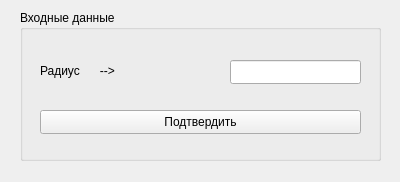
<?xml version="1.0" encoding="UTF-8"?>
<ui version="4.0">
 <class>ballForm</class>
 <widget class="QWidget" name="ballForm">
  <property name="geometry">
   <rect>
    <x>0</x>
    <y>0</y>
    <width>400</width>
    <height>182</height>
   </rect>
  </property>
  <property name="windowTitle">
   <string>Form</string>
  </property>
  <widget class="QGroupBox" name="groupBox">
   <property name="geometry">
    <rect>
     <x>20</x>
     <y>10</y>
     <width>361</width>
     <height>151</height>
    </rect>
   </property>
   <property name="title">
    <string>Входные данные</string>
   </property>
   <widget class="QPushButton" name="applyPushButton">
    <property name="geometry">
     <rect>
      <x>20</x>
      <y>100</y>
      <width>321</width>
      <height>24</height>
     </rect>
    </property>
    <property name="text">
     <string>Подтвердить</string>
    </property>
   </widget>
   <widget class="QLabel" name="label">
    <property name="geometry">
     <rect>
      <x>20</x>
      <y>50</y>
      <width>181</width>
      <height>21</height>
     </rect>
    </property>
    <property name="text">
     <string>Радиус      --&gt;</string>
    </property>
   </widget>
   <widget class="QLineEdit" name="radiusLineEdit">
    <property name="geometry">
     <rect>
      <x>210</x>
      <y>50</y>
      <width>131</width>
      <height>24</height>
     </rect>
    </property>
   </widget>
  </widget>
 </widget>
 <resources/>
 <connections/>
</ui>
